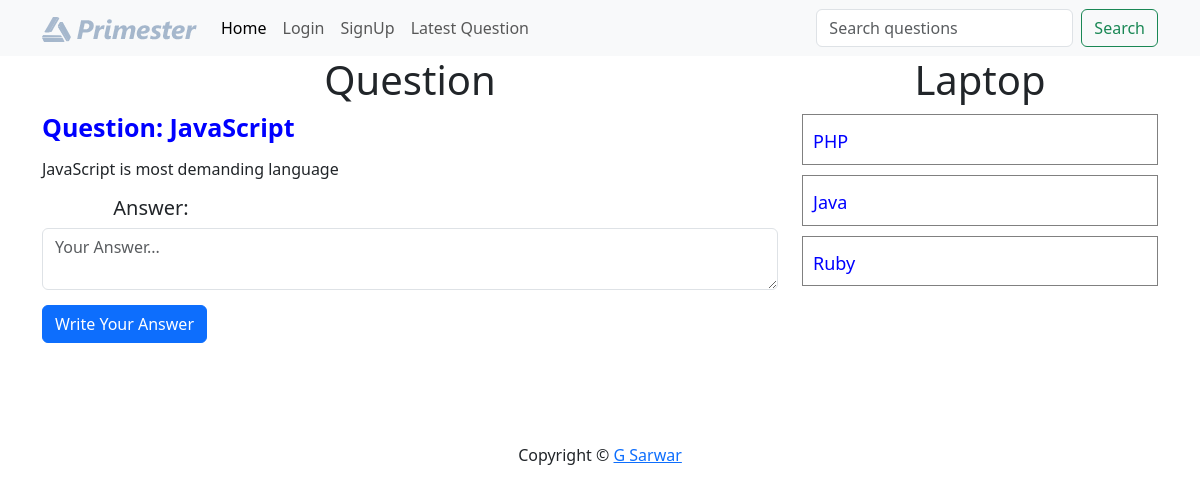
The page /?q-id=1 on the database its author committed.
### tables this page shows
CREATE TABLE `questions` (
  `id` int(10) NOT NULL,
  `title` varchar(100) NOT NULL,
  `description` varchar(300) NOT NULL,
  `category_id` int(10) NOT NULL,
  `user_id` int(10) NOT NULL
);

CREATE TABLE `category` (
  `id` int(30) NOT NULL,
  `name` varchar(100) NOT NULL
);

### client/question-details.php (the view, shortened to what this page needs)
<div class="container">
    <div class="row">
        <div class="col-md-8">
        <h1 class="heading">Question</h1>
            <?php
                include("./common/db.php");
                $query = "select * from questions where id = $qid";
                $result = $conn->query($query);
                $row = $result->fetch_assoc();
                $cid = $row['category_id'];
                echo "<h4 class='margin-bottom-15 question-title'>Question: ".$row['title']."</h4>";
                echo "<p class='margin-bottom-15'>".$row['description']."</p>";
                include("answers.php");
            ?>
            <form action="./server/requests.php" method="post">
                <textarea name="answer" placeholder="Your Answer..." class="form-control margin-bottom-15"></textarea>
                <button class="btn btn-primary">Write Your Answer</button>
            </form>
        </div>
        <div class="col-md-4">
            <?php
                $categoryQuery = "select name from category where id = $cid";
                $categoryResult = $conn->query($categoryQuery);
                $categoryRow = $categoryResult->fetch_assoc();
                echo "<h1 class='heading'>".ucfirst($categoryRow['name'])."</h1>";
                $query = "select * from questions where category_id = $cid && id!=$qid";
                $result = $conn->query($query);
                foreach($result as $row){
                    $id = $row['id'];
                    $title =  $row['title'];
                    echo "<div class='row question-list'>
                        <h4><a href='?q-id=$id'>{$title}</a></h4>
                    </div>";
                }
            ?>
        </div>
    </div>
</div>

### public/style.css (style rules this page uses)
.heading { text-align: center; }
.margin-bottom-15 { margin-bottom: 15px; }
.question-list { border: 1px solid gray; margin: 10px 0; padding: 10px 10px; }
.question-list h4 { margin: 0; padding: 0; }
.question-list a { text-decoration: none; font-size: 18px; color: blue; }
.question-title { font-size: 25px; font-weight: 600; color: blue; }

### rows shown on the page
questions: title "JavaScript", description "JavaScript is most demanding language"
category: name "Laptop"
questions: title "PHP"
questions: title "Java"
questions: title "Ruby"
